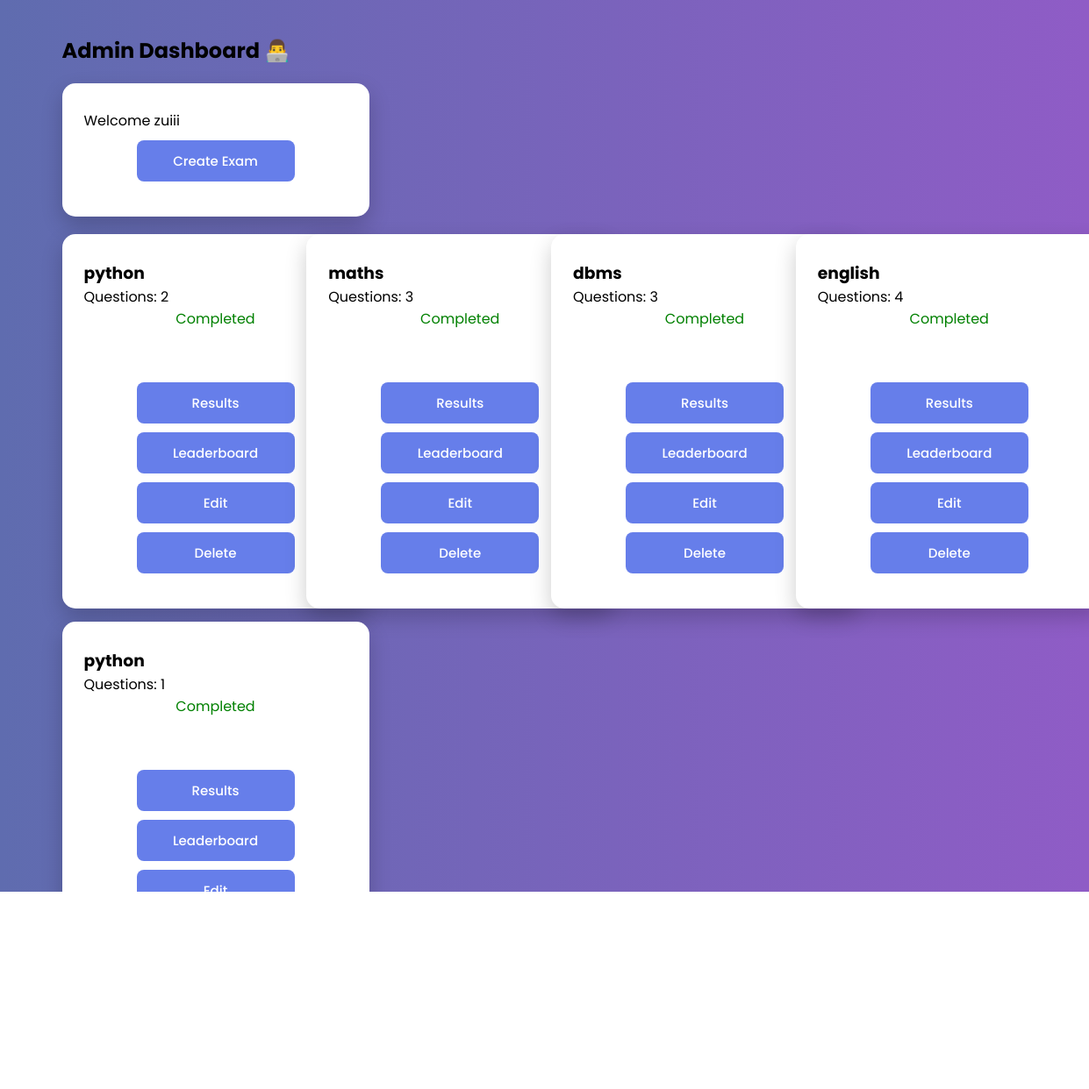
Screenshot of /admin_dashboard (signed in) with the database file from the repository.
### app.py (models this page shows)
class Exam(db.Model):
    id = db.Column(db.Integer, primary_key=True)
    title = db.Column(db.String(100))
    status = db.Column(db.String(20), default="Draft")
    start_time = db.Column(db.DateTime)
    end_time = db.Column(db.DateTime)

### app.py (the view)
@app.route('/admin_dashboard')
def admin_dashboard():
    if 'user_id' not in session or session['role'] != 'admin':
        return redirect('/login')
    exams = Exam.query.all()
    exam_data = []
    for exam in exams:
        count = Question.query.filter_by(exam_id=exam.id).count()
        exam_data.append({
            "exam": exam,
            "count": count
        })
    return render_template('admin_dashboard.html', exam_data=exam_data)

### templates/admin_dashboard.html (shortened to what this page needs)
<!DOCTYPE html>
<html>
<head>
    <link rel="stylesheet" href="{{ url_for('static', filename='styles.css') }}">
</head>
<body>
<div class="container">
<h2>Admin Dashboard 👨‍💻</h2>
<div class="card">
    <p>Welcome {{ session['name'] }}</p>
    <a href="/create_exam">
        <button>Create Exam</button>
    </a>
</div>
<div class="grid">
{% for item in exam_data %}
    <div class="card">
        <h3>{{ item.exam.title }}</h3>
        <p>Questions: {{ item.count }}</p>
        {% if item.exam.status == "Completed" %}
            <p class="success">Completed</p>
        {% else %}
            <p style="color:orange;">In Progress</p>
            <a href="/add_question/{{ item.exam.id }}">
                <button>Add Questions</button>
            </a>
        {% endif %}
        <br><br>
        <a href="/view_results/{{ item.exam.id }}"><button>Results</button></a>
        <a href="/leaderboard/{{ item.exam.id }}"><button>Leaderboard</button></a>
        <a href="/edit_exam/{{ item.exam.id }}"><button>Edit</button></a>
        <a href="/delete_exam/{{ item.exam.id }}"><button>Delete</button></a>
    </div>
{% endfor %}
</div>
<br>
<a href="/logout"><button class="logout-btn">Logout</button></a>
</div>
</body>
</html>

### static/styles.css (style rules this page uses)
* { margin: 0; padding: 0; box-sizing: border-box; font-family: 'Poppins', sans-serif; }
body { margin: 0; font-family: 'Poppins', sans-serif; background: linear-gradient(to right, #5f6caf, #8f5cc6); }
.container { width: 90%; max-width: 1100px; margin: 40px auto; text-align: left; }
.card { background: white; padding: 30px 25px; border-radius: 15px; box-shadow: 0 10px 25px rgba(0,0,0,0.2); width: 350px; }
h2 { text-align: left; margin-bottom: 20px; }
button { width: 60%; padding: 12px; background: #667eea; color: white; border: none; border-radius: 8px; cursor: pointer; transition: 0.3s; font-size: 15px; font-weight: 500; max-width: 600px; margin: 10px auto; display: block; }
a { text-decoration: none; color: #667eea; text-align: center; display: block; margin-top: 10px; }
.grid { display: grid; grid-template-columns: repeat(auto-fit, minmax(250px, 1fr)); gap: 15px; margin-top: 20px; }
.success { color: green; text-align: center; }
.logout-btn { margin-top: 30px; width: auto; display: block; padding: 10px 20px; background: #ff5e57; border: none; color: white; border-radius: 8px; cursor: pointer; margin: 0; }

### rows the page displays
Exam: exam "python"
Exam: exam "maths"
Exam: exam "dbms"
Exam: exam "english"
Exam: exam "python"

### other values shown
{{ session['name'] }} "zuiii"
{{ item.count }} "2" "3" "3" "4" "1"
